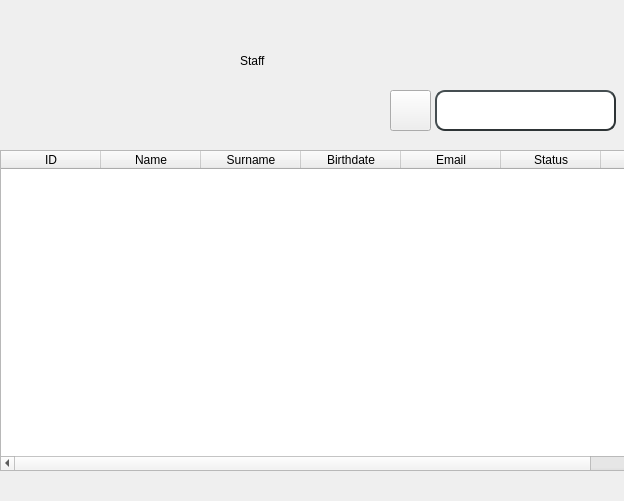
<?xml version="1.0" encoding="UTF-8"?>
<ui version="4.0">
 <class>Staff</class>
 <widget class="QWidget" name="Staff">
  <property name="enabled">
   <bool>true</bool>
  </property>
  <property name="geometry">
   <rect>
    <x>0</x>
    <y>0</y>
    <width>624</width>
    <height>501</height>
   </rect>
  </property>
  <property name="minimumSize">
   <size>
    <width>624</width>
    <height>501</height>
   </size>
  </property>
  <property name="maximumSize">
   <size>
    <width>624</width>
    <height>501</height>
   </size>
  </property>
  <property name="windowTitle">
   <string>Staff</string>
  </property>
  <widget class="QTableWidget" name="tableWidget">
   <property name="geometry">
    <rect>
     <x>0</x>
     <y>150</y>
     <width>701</width>
     <height>321</height>
    </rect>
   </property>
   <property name="styleSheet">
    <string notr="true">
selection-background-color:rgb(221, 215, 87);
font: 57 italic 15pt &quot;URW Chancery L&quot;;
/*font-color:white;*/


 /*   background-color: rgba(255, 255, 255, 50%);*/
  /* alternate-background-color: rgba(245, 245, 220, 50%);*/
/*background-color: rgba(0, 0, 100, 15%);*/
/*alternate-background-color: rgba(100, 0, 0, 15%);*/
background-image: url(:/doc/aesthetic-background-gradient-green-Favim.com-2877559.jpg); 



</string>
   </property>
   <property name="gridStyle">
    <enum>Qt::DashDotLine</enum>
   </property>
   <attribute name="horizontalHeaderCascadingSectionResizes">
    <bool>false</bool>
   </attribute>
   <column>
    <property name="text">
     <string>ID</string>
    </property>
    <property name="foreground">
     <brush brushstyle="SolidPattern">
      <color alpha="255">
       <red>0</red>
       <green>0</green>
       <blue>0</blue>
      </color>
     </brush>
    </property>
   </column>
   <column>
    <property name="text">
     <string>Name</string>
    </property>
   </column>
   <column>
    <property name="text">
     <string>Surname</string>
    </property>
    <property name="foreground">
     <brush brushstyle="SolidPattern">
      <color alpha="255">
       <red>0</red>
       <green>0</green>
       <blue>0</blue>
      </color>
     </brush>
    </property>
   </column>
   <column>
    <property name="text">
     <string>Birthdate</string>
    </property>
   </column>
   <column>
    <property name="text">
     <string>Email</string>
    </property>
   </column>
   <column>
    <property name="text">
     <string>Status</string>
    </property>
   </column>
   <column>
    <property name="text">
     <string>Salary $</string>
    </property>
   </column>
  </widget>
  <widget class="QLabel" name="label">
   <property name="geometry">
    <rect>
     <x>330</x>
     <y>20</y>
     <width>67</width>
     <height>17</height>
    </rect>
   </property>
   <property name="text">
    <string/>
   </property>
  </widget>
  <widget class="QWidget" name="layoutWidget">
   <property name="geometry">
    <rect>
     <x>0</x>
     <y>10</y>
     <width>111</width>
     <height>51</height>
    </rect>
   </property>
   <layout class="QHBoxLayout" name="horizontalLayout">
    <item>
     <widget class="QPushButton" name="addButton">
      <property name="styleSheet">
       <string notr="true">font: 57 italic 16pt &quot;URW Chancery L&quot;;
border: 0px solid &quot;+getRGBhexColor(palyellow.shadow().color())+&quot;; border-radius: 5px;</string>
      </property>
      <property name="text">
       <string/>
      </property>
      <property name="icon">
       <iconset resource="doc.qrc">
        <normaloff>:/doc/user_add.png</normaloff>:/doc/user_add.png</iconset>
      </property>
      <property name="iconSize">
       <size>
        <width>40</width>
        <height>40</height>
       </size>
      </property>
     </widget>
    </item>
    <item>
     <widget class="QPushButton" name="deleteButton">
      <property name="styleSheet">
       <string notr="true">font: 57 italic 16pt &quot;URW Chancery L&quot;;
border: 0px solid &quot;+getRGBhexColor(palyellow.shadow().color())+&quot;; border-radius: 5px;</string>
      </property>
      <property name="text">
       <string/>
      </property>
      <property name="icon">
       <iconset resource="doc.qrc">
        <normaloff>:/doc/delete-user-icon-33724.png</normaloff>:/doc/delete-user-icon-33724.png</iconset>
      </property>
      <property name="iconSize">
       <size>
        <width>40</width>
        <height>40</height>
       </size>
      </property>
     </widget>
    </item>
   </layout>
  </widget>
  <widget class="QTextEdit" name="textEdit">
   <property name="geometry">
    <rect>
     <x>435</x>
     <y>90</y>
     <width>181</width>
     <height>41</height>
    </rect>
   </property>
   <property name="styleSheet">
    <string notr="true">
   background-color: white;
    border-style: outset;
    border-width: 2px;
    border-radius: 10px;
    border-color: rgb(46, 52, 54);

    min-width: 9em;
    padding: 6px;
</string>
   </property>
  </widget>
  <widget class="QPushButton" name="pushButton">
   <property name="enabled">
    <bool>true</bool>
   </property>
   <property name="geometry">
    <rect>
     <x>390</x>
     <y>90</y>
     <width>41</width>
     <height>41</height>
    </rect>
   </property>
   <property name="styleSheet">
    <string notr="true">QPushButton {
font: 75 28pt \&quot;Serif\&quot;; 
border: 1px solid &quot;+getRGBhexColor(palyellow.shadow().color())+&quot;; border-radius: 5px;

}</string>
   </property>
   <property name="text">
    <string/>
   </property>
   <property name="icon">
    <iconset resource="doc.qrc">
     <normaloff>:/doc/search-loop-512.png</normaloff>:/doc/search-loop-512.png</iconset>
   </property>
   <property name="iconSize">
    <size>
     <width>30</width>
     <height>30</height>
    </size>
   </property>
  </widget>
  <widget class="QLabel" name="label_2">
   <property name="geometry">
    <rect>
     <x>240</x>
     <y>30</y>
     <width>121</width>
     <height>61</height>
    </rect>
   </property>
   <property name="styleSheet">
    <string notr="true">font: 57 italic 40pt &quot;URW Chancery L&quot;;</string>
   </property>
   <property name="text">
    <string>Staff</string>
   </property>
  </widget>
 </widget>
 <resources>
  <include location="doc.qrc"/>
 </resources>
 <connections/>
</ui>
